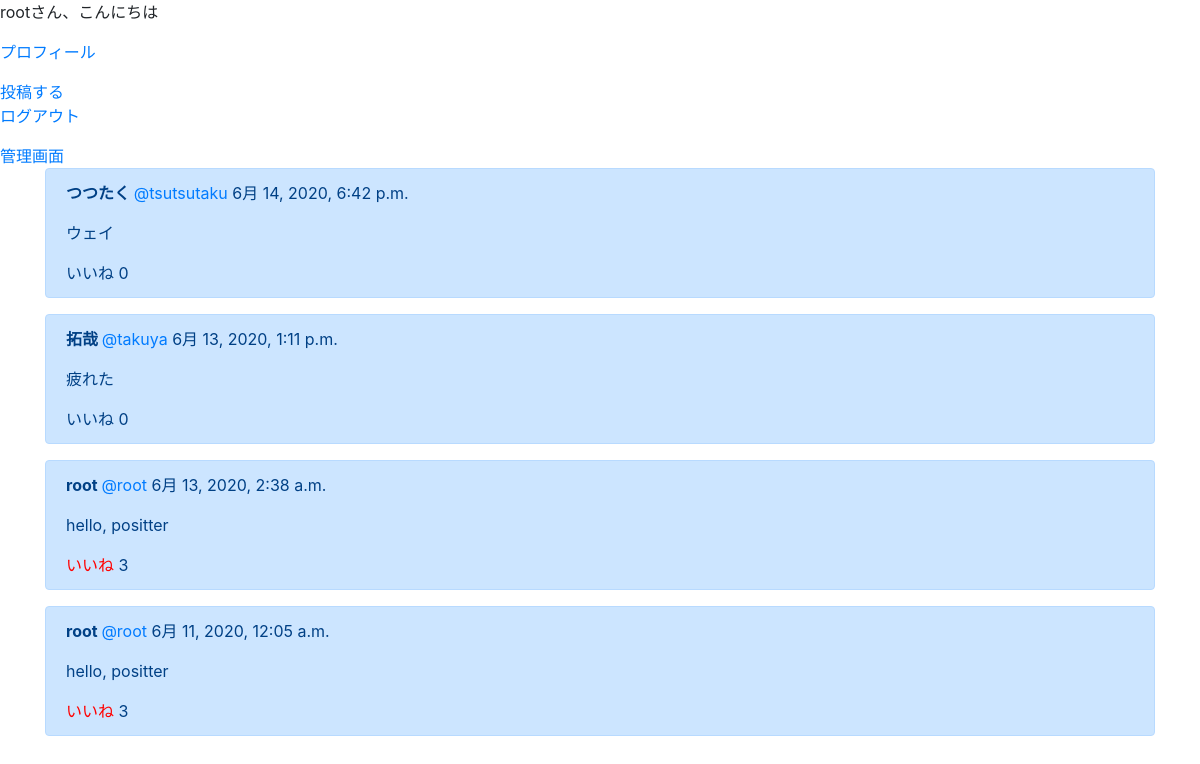
The page /home/ (signed in) on the database as committed earlier.
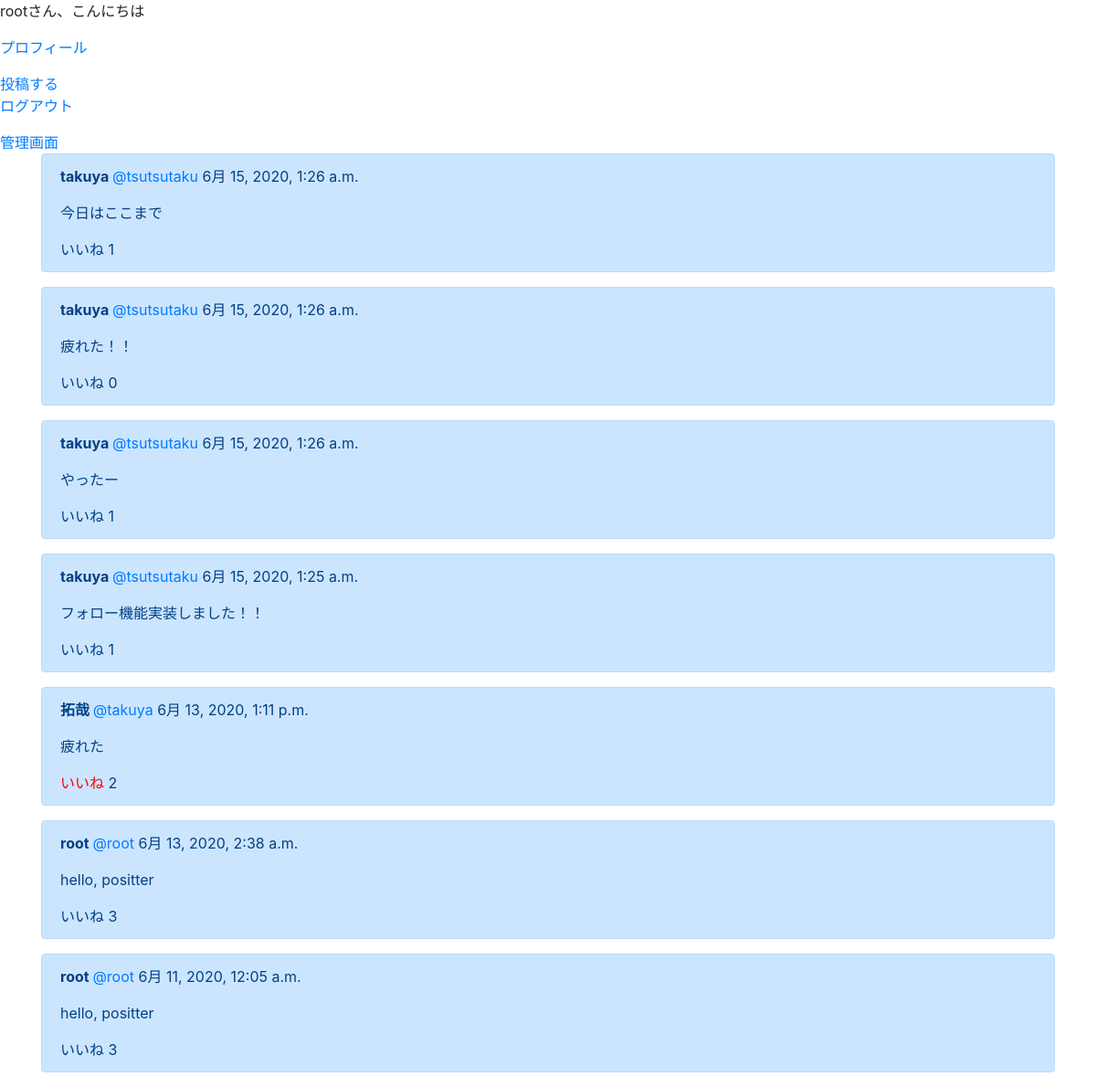
The same page on the database as committed later.
### positterapp/models.py (models this page shows, shortened)
class Profile(models.Model):
    user = models.OneToOneField(User,
                                on_delete=models.CASCADE,
                                related_name="profile")
    display_name = models.CharField(max_length=20)
    birthday = models.DateField(auto_now=False, null=True, blank=True)

class Post(models.Model):
    author = models.ForeignKey(User, on_delete=models.CASCADE)
    text = models.TextField()
    positive_score = models.IntegerField(null=True)
    created_at = models.DateTimeField(default=timezone.now)
    like_num = models.IntegerField(default=0, blank=True)

### positterapp/views.py (the view)
# urls.py: path('home/', views.homefunc, name='home'),
def homefunc(request):
    object_list = Post.objects.all()
    if request.user.is_authenticated:
        user = request.user
        profile = Profile.objects.get(user=user)
        like_tf = []
        for i in object_list[::-1]:
            if Like.objects.filter(user=user, post=i).count() == 0:
                like_tf.append(False)
            else:
                like_tf.append(True)
        zip_l = zip(object_list[::-1], like_tf)
        return render(request, 'home.html', {
            'object_list': zip_l,
            'profile': profile,
        })
    else:
        return redirect('index')

### templates/home.html (shortened to what this page needs)
{% extends 'base.html' %}
{% block content %}
<p>{{profile.display_name}}さん、こんにちは</p>
<p><a href="{% url 'profile' user.username %}">プロフィール</a></p>
<a href="{% url 'create'%}">投稿する</a>
<p><a href="{% url 'logout'%}">ログアウト</a></p>
<a href="/admin/"">管理画面</a>
<div class="container">
    {% for item, tf in object_list %}
    <div class="alert alert-primary" role="alert">
        <p><b>{{item.author.profile.display_name}} </b><a href="{% url 'profile' item.author %}">@{{item.author}}  </a> {{item.created_at}}</p>
        <p>{{ item.text}}</p>
        {% if tf %}
        <a role="button" onclick="likes('{{ item.pk }}')" id='like_{{item.pk}}' style="color: red;">いいね</a>
        <span id="like_num_{{item.pk}}">{{ item.like_num }}</span>
        {% else %}
        <a role="button" onclick="likes('{{ item.pk }}')" id='like_{{item.pk}}'>いいね</a>
        <span id="like_num_{{item.pk}}">{{ item.like_num }}</span>
        {% endif %}
    </div>
    {% endfor %}
</div>
{% endblock content %}

### templates/base.html (shortened to what this page needs)
{% load static %}
<!doctype html>
<html lang="ja">
<head>
  <link rel="stylesheet" href="https://stackpath.bootstrapcdn.com/bootstrap/4.4.1/css/bootstrap.min.css"
>
</head>
<body>
  {% block content %}
  {% endblock content %}
</body>
</html>

Rows that differ between the two databases and show on the page:
removed Post: author.profile.display_name "つつたく", author "tsutsutaku", created_at "6月 14, 2020, 6:42 p.m.", text "ウェイ", like_num "0"
added Post: author.profile.display_name "takuya", author "tsutsutaku", created_at "6月 15, 2020, 1:26 a.m.", text "今日はここまで", like_num "1"
added Post: author.profile.display_name "takuya", author "tsutsutaku", created_at "6月 15, 2020, 1:26 a.m.", text "疲れた！！", like_num "0"
added Post: author.profile.display_name "takuya", author "tsutsutaku", created_at "6月 15, 2020, 1:26 a.m.", text "やったー", like_num "1"
added Post: author.profile.display_name "takuya", author "tsutsutaku", created_at "6月 15, 2020, 1:25 a.m.", text "フォロー機能実装しました！！", like_num "1"
changed Post "疲れた": like_num "0" → "2"
